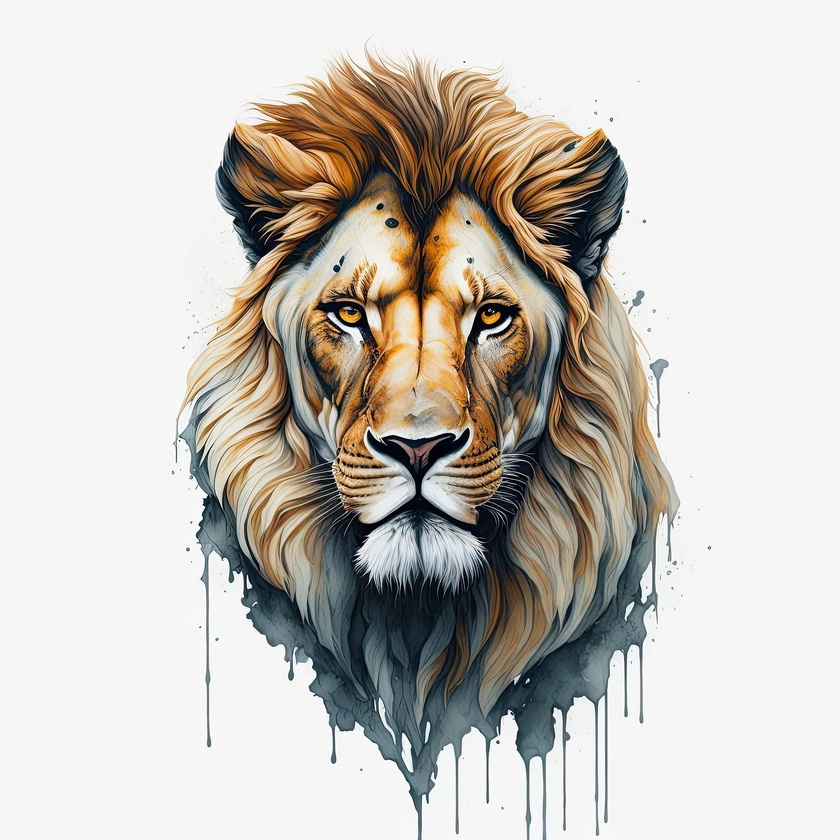
#> input picture Lion.jpg, 840 x 840 px, shrunk from 1280 x 1280 before the run, found by its file name
$ python Work4.py
#> lines starting #> are read from the running program, lines starting #| are printed output that depends on the picture
import cv2
import numpy as np
import matplotlib.pyplot as plt

# Import image
image = cv2.imread('Lion.jpg')
#> image is the input picture: shape (840, 840, 3); mean B, G, R 190.5, 196.7, 200.9
image_rgb = cv2.cvtColor(image, cv2.COLOR_BGR2RGB)

# Show color image
plt.figure()
plt.imshow(image_rgb)
plt.title('Color Image')
plt.axis('on')
plt.show()

# Convert to grayscale
gray_image = cv2.cvtColor(image, cv2.COLOR_BGR2GRAY)
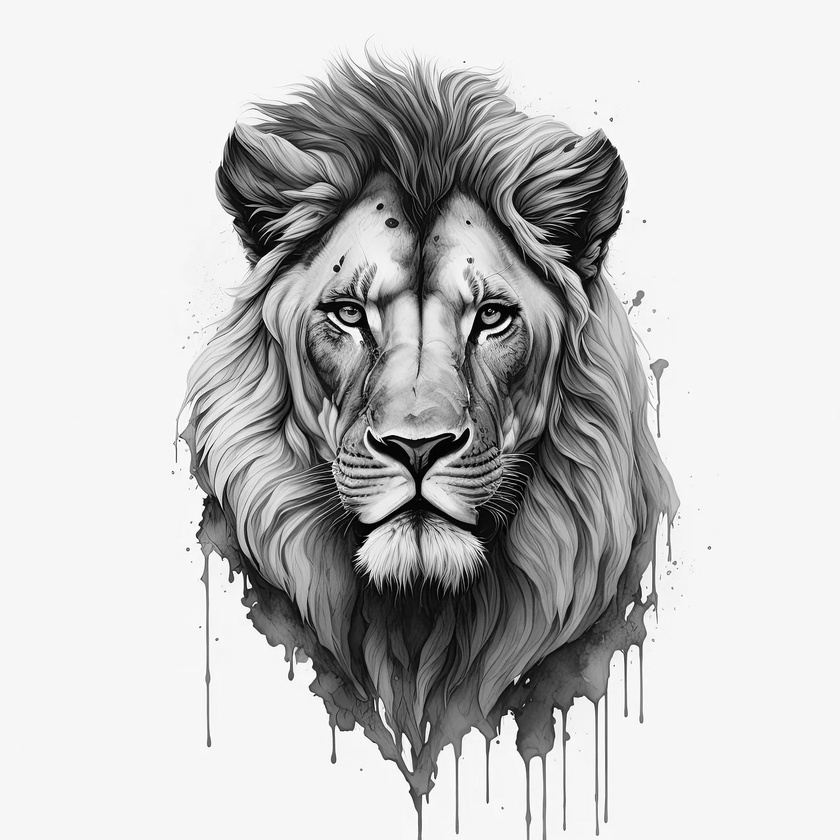
#> gray_image: shape (840, 840); min 0, max 255, mean 197.3

# Show grayscale image
plt.figure()
plt.imshow(gray_image, cmap='gray')
plt.title('Gray Image')
plt.axis('on')
plt.show()

# 1. Low Pass Filter (Mean filter)
mask3x3 = np.ones((3, 3)) / 9
mask9x9 = np.ones((9, 9)) / 81
rows, cols = gray_image.shape
#> rows = 840; cols = 840

# Create an empty image
Filteredgray_image = np.zeros_like(gray_image)

# Apply mean filter mask 3x3
for x in range(1, rows-1):
    for y in range(1, cols-1):
        # Extract the 3x3 neighborhood
        neighborhood = gray_image[x-1:x+2, y-1:y+2]
        # Apply the filter (mean)
        Filteredgray_image[x, y] = np.sum(neighborhood * mask3x3)

plt.figure()
plt.imshow(Filteredgray_image, cmap='gray')
plt.title('Image Mean Filter 3x3')
plt.axis('on')
plt.show()

# Apply mean filter mask 9x9
for x in range(4, rows-4):
    for y in range(4, cols-4):
        # Extract the 9x9 neighborhood
        neighborhood = gray_image[x-4:x+5, y-4:y+5]
        # Apply the filter (mean)
        Filteredgray_image[x, y] = np.sum(neighborhood * mask9x9)
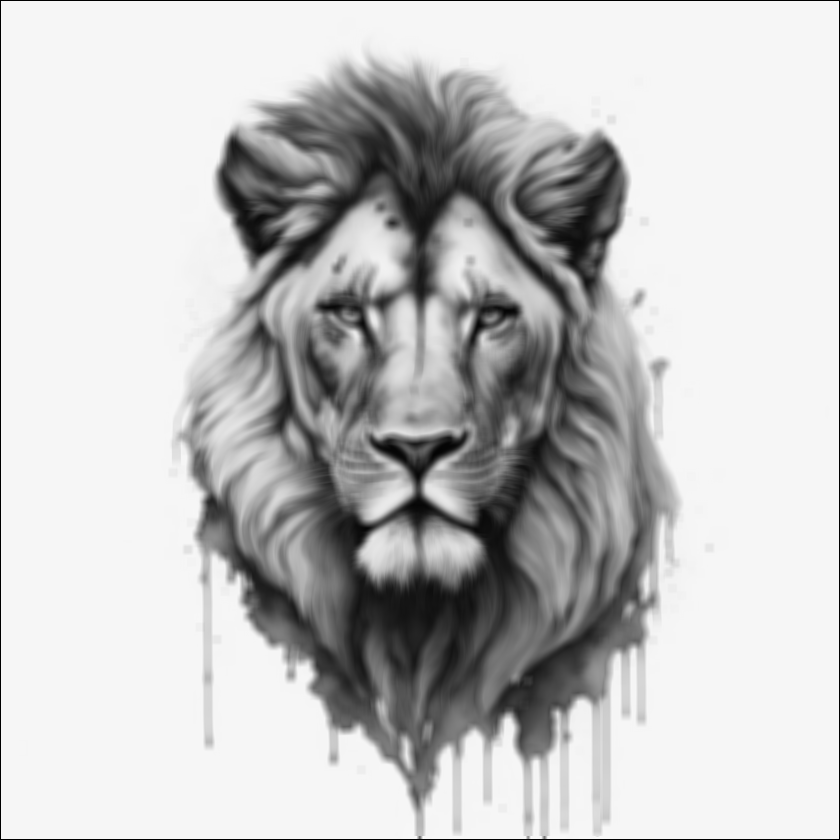
#> Filteredgray_image: shape (840, 840); min 0, max 249, mean 195.8

plt.figure()
plt.imshow(Filteredgray_image, cmap='gray')
plt.title('Image Mean Filter 9x9')
plt.axis('on')
plt.show()

# 2.Highpass Filter (Laplacian Filter)
# Define the Laplacian filter (3x3)
mask_laplacian = np.array([[0, 1, 0], [1, -4, 1], [0, 1, 0]])

# Create an empty image to store the filtered result
filtered_gray = np.zeros_like(gray_image)

# Get image dimensions
rows, cols = gray_image.shape

# Apply the Laplacian filter
for x in range(1, rows-1):
    for y in range(1, cols-1):
        summ = 0
        # Apply the 3x3 mask
        for X in range(-1, 2):
            for Y in range(-1, 2):
                summ += gray_image[x+X, y+Y] * mask_laplacian[1+X, 1+Y]
        # Clip the value to the range [0, 255]
        filtered_gray[x, y] = max(0, min(255, summ))
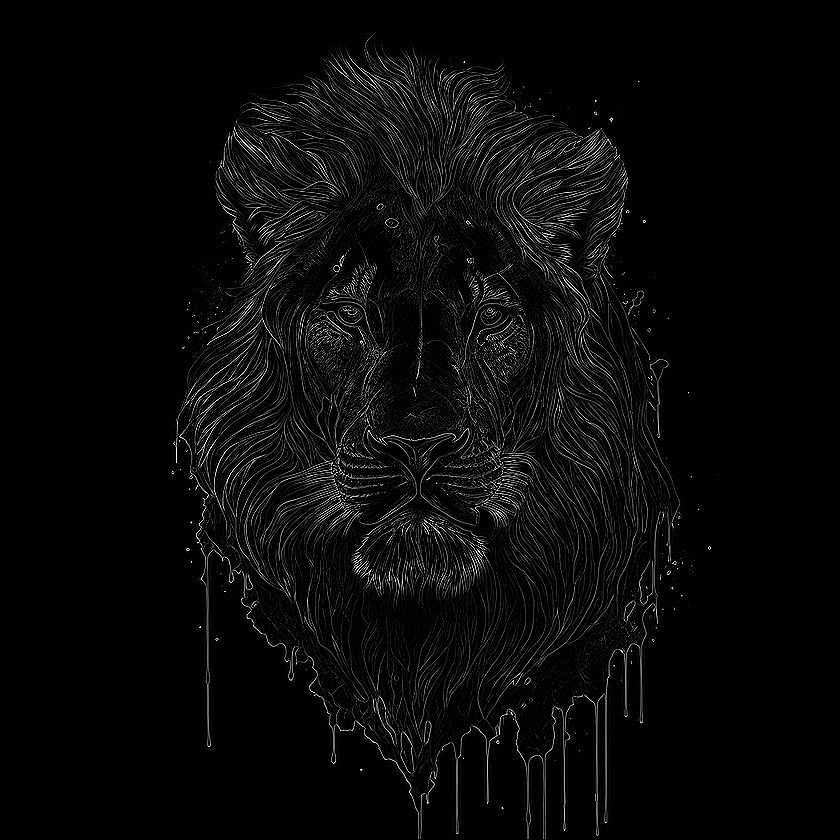
#> filtered_gray: shape (840, 840); min 0, max 255, mean 9.4

# Display the filtered image
plt.figure()
plt.imshow(filtered_gray, cmap='gray')
plt.title('Image Laplacian Filter 3x3')
plt.axis('on')
plt.show()

#> (the run stopped early here; a loop or call above may not have finished)
